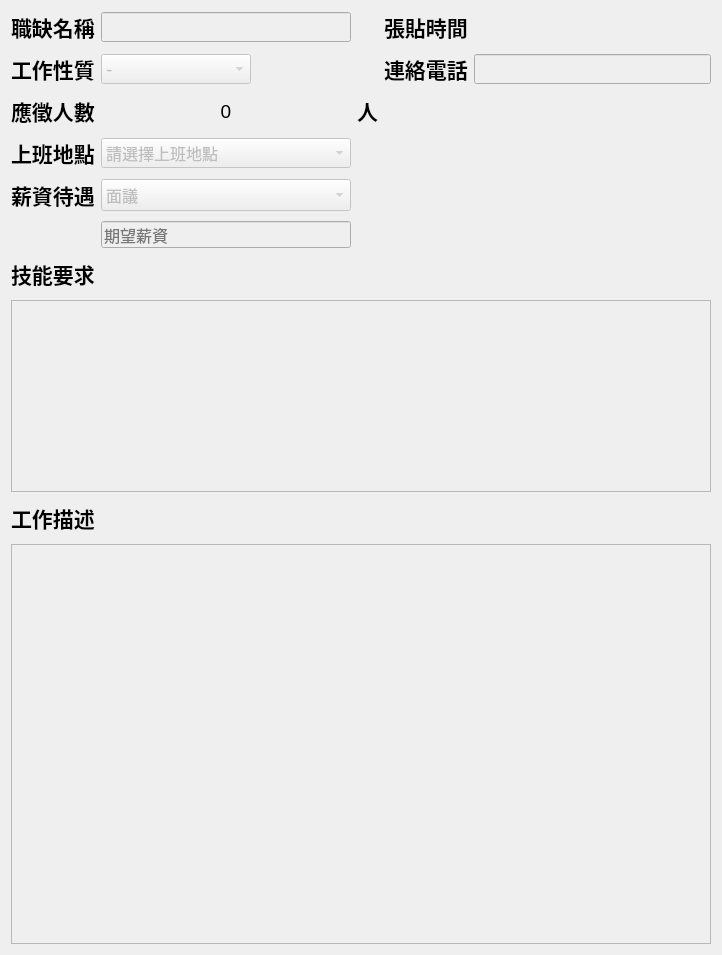
            <widget class="QWidget" name="page">
             <layout class="QGridLayout" name="gridLayout_8">
              <item row="0" column="0">
               <layout class="QGridLayout" name="gridLayout_3">
                <property name="horizontalSpacing">
                 <number>6</number>
                </property>
                <property name="verticalSpacing">
                 <number>10</number>
                </property>
                <item row="1" column="0">
                 <widget class="QLabel" name="label_2">
                  <property name="font">
                   <font>
                    <pointsize>16</pointsize>
                    <weight>75</weight>
                    <bold>true</bold>
                   </font>
                  </property>
                  <property name="text">
                   <string>工作性質</string>
                  </property>
                 </widget>
                </item>
                <item row="0" column="0">
                 <widget class="QLabel" name="show_company_name">
                  <property name="font">
                   <font>
                    <pointsize>16</pointsize>
                    <weight>75</weight>
                    <bold>true</bold>
                   </font>
                  </property>
                  <property name="text">
                   <string>職缺名稱</string>
                  </property>
                 </widget>
                </item>
                <item row="0" column="3">
                 <widget class="QLabel" name="label_11">
                  <property name="sizePolicy">
                   <sizepolicy hsizetype="Fixed" vsizetype="Fixed">
                    <horstretch>0</horstretch>
                    <verstretch>0</verstretch>
                   </sizepolicy>
                  </property>
                  <property name="font">
                   <font>
                    <pointsize>16</pointsize>
                    <weight>75</weight>
                    <bold>true</bold>
                   </font>
                  </property>
                  <property name="text">
                   <string>張貼時間</string>
                  </property>
                 </widget>
                </item>
                <item row="1" column="4">
                 <widget class="QLineEdit" name="telephone_input">
                  <property name="enabled">
                   <bool>false</bool>
                  </property>
                  <property name="sizePolicy">
                   <sizepolicy hsizetype="Maximum" vsizetype="Maximum">
                    <horstretch>0</horstretch>
                    <verstretch>0</verstretch>
                   </sizepolicy>
                  </property>
                  <property name="maximumSize">
                   <size>
                    <width>250</width>
                    <height>30</height>
                   </size>
                  </property>
                  <property name="font">
                   <font>
                    <pointsize>14</pointsize>
                   </font>
                  </property>
                 </widget>
                </item>
                <item row="0" column="1">
                 <widget class="QLineEdit" name="company_name_show">
                  <property name="enabled">
                   <bool>false</bool>
                  </property>
                  <property name="sizePolicy">
                   <sizepolicy hsizetype="Maximum" vsizetype="Maximum">
                    <horstretch>0</horstretch>
                    <verstretch>0</verstretch>
                   </sizepolicy>
                  </property>
                  <property name="maximumSize">
                   <size>
                    <width>400</width>
                    <height>30</height>
                   </size>
                  </property>
                  <property name="font">
                   <font>
                    <pointsize>14</pointsize>
                   </font>
                  </property>
                  <property name="text">
                   <string/>
                  </property>
                 </widget>
                </item>
                <item row="1" column="1">
                 <widget class="QComboBox" name="type_comboBox">
                  <property name="enabled">
                   <bool>false</bool>
                  </property>
                  <property name="sizePolicy">
                   <sizepolicy hsizetype="Maximum" vsizetype="Maximum">
                    <horstretch>0</horstretch>
                    <verstretch>0</verstretch>
                   </sizepolicy>
                  </property>
                  <property name="minimumSize">
                   <size>
                    <width>0</width>
                    <height>30</height>
                   </size>
                  </property>
                  <property name="maximumSize">
                   <size>
                    <width>150</width>
                    <height>30</height>
                   </size>
                  </property>
                  <property name="font">
                   <font>
                    <pointsize>14</pointsize>
                   </font>
                  </property>
                  <item>
                   <property name="text">
                    <string>-</string>
                   </property>
                  </item>
                  <item>
                   <property name="text">
                    <string>全職</string>
                   </property>
                  </item>
                  <item>
                   <property name="text">
                    <string>兼職</string>
                   </property>
                  </item>
                  <item>
                   <property name="text">
                    <string>工讀</string>
                   </property>
                  </item>
                  <item>
                   <property name="text">
                    <string>研發替代役</string>
                   </property>
                  </item>
                 </widget>
                </item>
                <item row="3" column="1">
                 <widget class="QLabel" name="applicant_show">
                  <property name="sizePolicy">
                   <sizepolicy hsizetype="Maximum" vsizetype="Maximum">
                    <horstretch>0</horstretch>
                    <verstretch>0</verstretch>
                   </sizepolicy>
                  </property>
                  <property name="minimumSize">
                   <size>
                    <width>50</width>
                    <height>30</height>
                   </size>
                  </property>
                  <property name="maximumSize">
                   <size>
                    <width>250</width>
                    <height>30</height>
                   </size>
                  </property>
                  <property name="font">
                   <font>
                    <pointsize>14</pointsize>
                   </font>
                  </property>
                  <property name="text">
                   <string>0</string>
                  </property>
                  <property name="alignment">
                   <set>Qt::AlignCenter</set>
                  </property>
                 </widget>
                </item>
                <item row="3" column="0">
                 <widget class="QLabel" name="label_3">
                  <property name="font">
                   <font>
                    <pointsize>16</pointsize>
                    <weight>75</weight>
                    <bold>true</bold>
                   </font>
                  </property>
                  <property name="text">
                   <string>應徵人數</string>
                  </property>
                 </widget>
                </item>
                <item row="3" column="2">
                 <widget class="QLabel" name="label_10">
                  <property name="sizePolicy">
                   <sizepolicy hsizetype="Fixed" vsizetype="Fixed">
                    <horstretch>0</horstretch>
                    <verstretch>0</verstretch>
                   </sizepolicy>
                  </property>
                  <property name="font">
                   <font>
                    <pointsize>16</pointsize>
                    <weight>75</weight>
                    <bold>true</bold>
                   </font>
                  </property>
                  <property name="text">
                   <string>人</string>
                  </property>
                 </widget>
                </item>
                <item row="1" column="3">
                 <widget class="QLabel" name="label_7">
                  <property name="sizePolicy">
                   <sizepolicy hsizetype="Fixed" vsizetype="Fixed">
                    <horstretch>0</horstretch>
                    <verstretch>0</verstretch>
                   </sizepolicy>
                  </property>
                  <property name="font">
                   <font>
                    <pointsize>16</pointsize>
                    <weight>75</weight>
                    <bold>true</bold>
                   </font>
                  </property>
                  <property name="text">
                   <string>連絡電話</string>
                  </property>
                 </widget>
                </item>
                <item row="4" column="0">
                 <widget class="QLabel" name="label_9">
                  <property name="font">
                   <font>
                    <pointsize>16</pointsize>
                    <weight>75</weight>
                    <bold>true</bold>
                   </font>
                  </property>
                  <property name="text">
                   <string>上班地點</string>
                  </property>
                 </widget>
                </item>
                <item row="4" column="1">
                 <widget class="QComboBox" name="place_comboBox">
                  <property name="enabled">
                   <bool>false</bool>
                  </property>
                  <property name="sizePolicy">
                   <sizepolicy hsizetype="Maximum" vsizetype="Minimum">
                    <horstretch>0</horstretch>
                    <verstretch>0</verstretch>
                   </sizepolicy>
                  </property>
                  <property name="minimumSize">
                   <size>
                    <width>250</width>
                    <height>30</height>
                   </size>
                  </property>
                  <property name="maximumSize">
                   <size>
                    <width>200</width>
                    <height>30</height>
                   </size>
                  </property>
                  <property name="font">
                   <font>
                    <pointsize>12</pointsize>
                    <underline>false</underline>
                    <strikeout>false</strikeout>
                   </font>
                  </property>
                  <property name="tabletTracking">
                   <bool>false</bool>
                  </property>
                  <property name="toolTipDuration">
                   <number>-1</number>
                  </property>
                  <property name="inputMethodHints">
                   <set>Qt::ImhNone</set>
                  </property>
                  <property name="editable">
                   <bool>false</bool>
                  </property>
                  <property name="frame">
                   <bool>true</bool>
                  </property>
                  <item>
                   <property name="text">
                    <string>請選擇上班地點</string>
                   </property>
                  </item>
                  <item>
                   <property name="text">
                    <string>台北市</string>
                   </property>
                  </item>
                  <item>
                   <property name="text">
                    <string>新北市</string>
                   </property>
                  </item>
                  <item>
                   <property name="text">
                    <string>基隆市</string>
                   </property>
                  </item>
                  <item>
                   <property name="text">
                    <string>桃園市</string>
                   </property>
                  </item>
                  <item>
                   <property name="text">
                    <string>新竹市</string>
                   </property>
                  </item>
                  <item>
                   <property name="text">
                    <string>新竹縣</string>
                   </property>
                  </item>
                  <item>
                   <property name="text">
                    <string>苗栗縣</string>
                   </property>
                  </item>
                  <item>
                   <property name="text">
                    <string>台中市</string>
                   </property>
                  </item>
                  <item>
                   <property name="text">
                    <string>南投縣</string>
                   </property>
                  </item>
                  <item>
                   <property name="text">
                    <string>彰化縣</string>
                   </property>
                  </item>
                  <item>
                   <property name="text">
                    <string>雲林縣</string>
                   </property>
                  </item>
                  <item>
                   <property name="text">
                    <string>嘉義市</string>
                   </property>
                  </item>
                  <item>
                   <property name="text">
                    <string>嘉義縣</string>
                   </property>
                  </item>
                  <item>
                   <property name="text">
                    <string>台南市</string>
                   </property>
                  </item>
                  <item>
                   <property name="text">
                    <string>高雄市</string>
                   </property>
                  </item>
                  <item>
                   <property name="text">
                    <string>屏東縣</string>
                   </property>
                  </item>
                  <item>
                   <property name="text">
                    <string>宜蘭縣</string>
                   </property>
                  </item>
                  <item>
                   <property name="text">
                    <string>花蓮縣</string>
                   </property>
                  </item>
                  <item>
                   <property name="text">
                    <string>台東縣</string>
                   </property>
                  </item>
                 </widget>
                </item>
                <item row="5" column="0">
                 <widget class="QLabel" name="label_25">
                  <property name="sizePolicy">
                   <sizepolicy hsizetype="Fixed" vsizetype="Fixed">
                    <horstretch>0</horstretch>
                    <verstretch>0</verstretch>
                   </sizepolicy>
                  </property>
                  <property name="font">
                   <font>
                    <pointsize>16</pointsize>
                    <weight>75</weight>
                    <bold>true</bold>
                   </font>
                  </property>
                  <property name="text">
                   <string>薪資待遇</string>
                  </property>
                 </widget>
                </item>
                <item row="5" column="1">
                 <widget class="QComboBox" name="salary_type_comboBox">
                  <property name="enabled">
                   <bool>false</bool>
                  </property>
                  <property name="sizePolicy">
                   <sizepolicy hsizetype="Maximum" vsizetype="Minimum">
                    <horstretch>0</horstretch>
                    <verstretch>0</verstretch>
                   </sizepolicy>
                  </property>
                  <property name="minimumSize">
                   <size>
                    <width>0</width>
                    <height>30</height>
                   </size>
                  </property>
                  <property name="maximumSize">
                   <size>
                    <width>250</width>
                    <height>50</height>
                   </size>
                  </property>
                  <property name="font">
                   <font>
                    <pointsize>12</pointsize>
                    <underline>false</underline>
                    <strikeout>false</strikeout>
                   </font>
                  </property>
                  <property name="tabletTracking">
                   <bool>false</bool>
                  </property>
                  <property name="toolTipDuration">
                   <number>-1</number>
                  </property>
                  <property name="inputMethodHints">
                   <set>Qt::ImhNone</set>
                  </property>
                  <property name="editable">
                   <bool>false</bool>
                  </property>
                  <property name="frame">
                   <bool>true</bool>
                  </property>
                  <item>
                   <property name="text">
                    <string>面議</string>
                   </property>
                  </item>
                  <item>
                   <property name="text">
                    <string>時薪</string>
                   </property>
                  </item>
                  <item>
                   <property name="text">
                    <string>日薪</string>
                   </property>
                  </item>
                  <item>
                   <property name="text">
                    <string>月薪</string>
                   </property>
                  </item>
                  <item>
                   <property name="text">
                    <string>年薪</string>
                   </property>
                  </item>
                 </widget>
                </item>
                <item row="8" column="0" colspan="5">
                 <widget class="QPlainTextEdit" name="skill_input_2">
                  <property name="enabled">
                   <bool>false</bool>
                  </property>
                  <property name="sizePolicy">
                   <sizepolicy hsizetype="Minimum" vsizetype="Minimum">
                    <horstretch>0</horstretch>
                    <verstretch>0</verstretch>
                   </sizepolicy>
                  </property>
                  <property name="minimumSize">
                   <size>
                    <width>700</width>
                    <height>100</height>
                   </size>
                  </property>
                  <property name="font">
                   <font>
                    <pointsize>14</pointsize>
                   </font>
                  </property>
                 </widget>
                </item>
                <item row="6" column="1">
                 <widget class="QLineEdit" name="salary_input">
                  <property name="enabled">
                   <bool>false</bool>
                  </property>
                  <property name="sizePolicy">
                   <sizepolicy hsizetype="Maximum" vsizetype="Maximum">
                    <horstretch>0</horstretch>
                    <verstretch>0</verstretch>
                   </sizepolicy>
                  </property>
                  <property name="maximumSize">
                   <size>
                    <width>250</width>
                    <height>30</height>
                   </size>
                  </property>
                  <property name="font">
                   <font>
                    <pointsize>12</pointsize>
                   </font>
                  </property>
                  <property name="placeholderText">
                   <string>期望薪資</string>
                  </property>
                 </widget>
                </item>
                <item row="7" column="0">
                 <widget class="QLabel" name="label_8">
                  <property name="sizePolicy">
                   <sizepolicy hsizetype="Fixed" vsizetype="Fixed">
                    <horstretch>0</horstretch>
                    <verstretch>0</verstretch>
                   </sizepolicy>
                  </property>
                  <property name="font">
                   <font>
                    <pointsize>16</pointsize>
                    <weight>75</weight>
                    <bold>true</bold>
                   </font>
                  </property>
                  <property name="text">
                   <string>技能要求</string>
                  </property>
                 </widget>
                </item>
                <item row="9" column="0" colspan="2">
                 <widget class="QLabel" name="label_12">
                  <property name="sizePolicy">
                   <sizepolicy hsizetype="Fixed" vsizetype="Fixed">
                    <horstretch>0</horstretch>
                    <verstretch>0</verstretch>
                   </sizepolicy>
                  </property>
                  <property name="font">
                   <font>
                    <pointsize>16</pointsize>
                    <weight>75</weight>
                    <bold>true</bold>
                   </font>
                  </property>
                  <property name="text">
                   <string>工作描述</string>
                  </property>
                 </widget>
                </item>
                <item row="10" column="0" colspan="5">
                 <widget class="QPlainTextEdit" name="profile_input_2">
                  <property name="enabled">
                   <bool>false</bool>
                  </property>
                  <property name="sizePolicy">
                   <sizepolicy hsizetype="Minimum" vsizetype="Minimum">
                    <horstretch>0</horstretch>
                    <verstretch>0</verstretch>
                   </sizepolicy>
                  </property>
                  <property name="minimumSize">
                   <size>
                    <width>700</width>
                    <height>400</height>
                   </size>
                  </property>
                  <property name="font">
                   <font>
                    <pointsize>14</pointsize>
                   </font>
                  </property>
                 </widget>
                </item>
                <item row="0" column="4">
                 <widget class="QLabel" name="post_time_show">
                  <property name="enabled">
                   <bool>false</bool>
                  </property>
                  <property name="font">
                   <font>
                    <pointsize>14</pointsize>
                   </font>
                  </property>
                  <property name="text">
                   <string/>
                  </property>
                 </widget>
                </item>
               </layout>
              </item>
             </layout>
            </widget>
